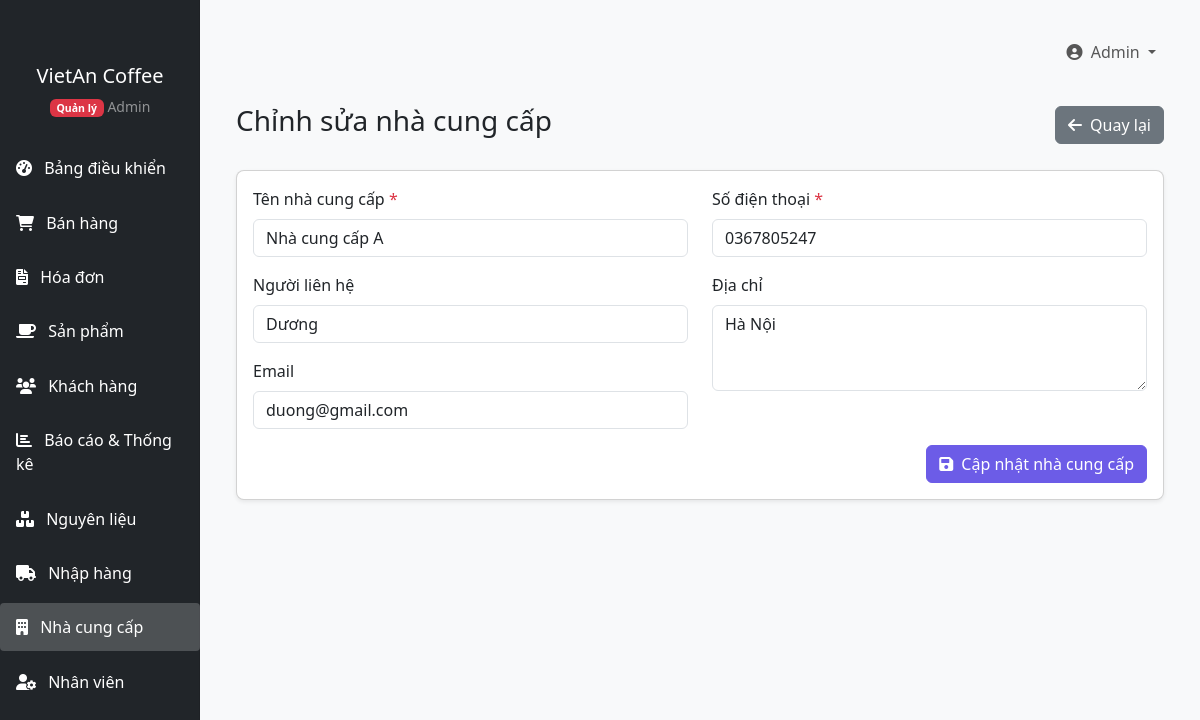
Screenshot of /QuanLyCafe/index.php?page=suppliers&action=edit&id=1 (signed in) with the database file from the repository.
### tables this page shows
CREATE TABLE `suppliers` (
  `id` int(11) NOT NULL,
  `name` varchar(100) NOT NULL,
  `email` varchar(100) DEFAULT NULL,
  `phone` varchar(20) DEFAULT NULL,
  `address` text DEFAULT NULL,
  `contact_person` varchar(100) DEFAULT NULL,
  `created_at` timestamp NOT NULL DEFAULT current_timestamp(),
  `updated_at` timestamp NOT NULL DEFAULT current_timestamp() ON UPDATE current_timestamp()
);

### QuanLyCafe/models/Supplier.php (called while the page is built, shortened)
<?php
class Supplier {
    private $conn;
    public function __construct($db) {
        $this->conn = $db;
    }
    public function getById($id) {
        $query = "SELECT * FROM suppliers WHERE id = ?";
        $stmt = $this->conn->prepare($query);
        $stmt->bind_param("i", $id);
        $stmt->execute();
        $result = $stmt->get_result();
        if ($result->num_rows === 1) {
            $row = $result->fetch_assoc();
            $this->id = $row['id'];
            $this->name = $row['name'];
            $this->contact_person = $row['contact_person'];
            $this->email = $row['email'];
            $this->phone = $row['phone'];
            $this->address = $row['address'];
            return true;
        }
        return false;
    }
}

### QuanLyCafe/views/suppliers/edit.php (the view, shortened to what this page needs)
<?php include 'includes/header.php'; ?>
<div class="container-fluid">
    <div class="d-flex justify-content-between align-items-center mb-4">
        <h1 class="h3">Chỉnh sửa nhà cung cấp</h1>
        <a href="index.php?page=suppliers" class="btn btn-secondary">
            <i class="fas fa-arrow-left me-1"></i> Quay lại
        </a>
    </div>
    <div class="card">
        <div class="card-body">
            <form method="POST" action="index.php?page=suppliers&action=edit&id=<?php echo $supplier->id; ?>">
                <div class="row">
                    <div class="col-md-6">
                        <div class="mb-3">
                            <label for="name" class="form-label">Tên nhà cung cấp <span class="text-danger">*</span></label>
                            <input type="text" class="form-control" id="name" name="name" value="<?php echo $supplier->name; ?>" required>
                        </div>
                        <div class="mb-3">
                            <label for="contact_person" class="form-label">Người liên hệ</label>
                            <input type="text" class="form-control" id="contact_person" name="contact_person" value="<?php echo $supplier->contact_person; ?>">
                        </div>
                        <div class="mb-3">
                            <label for="email" class="form-label">Email</label>
                            <input type="email" class="form-control" id="email" name="email" value="<?php echo $supplier->email; ?>">
                        </div>
                    </div>
                    <div class="col-md-6">
                        <div class="mb-3">
                            <label for="phone" class="form-label">Số điện thoại <span class="text-danger">*</span></label>
                            <input type="text" class="form-control" id="phone" name="phone" value="<?php echo $supplier->phone; ?>" required>
                        </div>
                        <div class="mb-3">
                            <label for="address" class="form-label">Địa chỉ</label>
                            <textarea class="form-control" id="address" name="address" rows="3"><?php echo $supplier->address; ?></textarea>
                        </div>
                    </div>
                </div>
                <div class="text-end">
                    <button type="submit" class="btn btn-primary">
                        <i class="fas fa-save me-1"></i> Cập nhật nhà cung cấp
                    </button>
                </div>
            </form>
        </div>
    </div>
</div>
<?php include 'includes/footer.php'; ?>

### QuanLyCafe/assets/css/style.css (style rules this page uses)
body { font-family: 'Segoe UI', Tahoma, Geneva, Verdana, sans-serif; background-color: #f8f9fa; }
.card { border-radius: 0.5rem; box-shadow: 0 0.125rem 0.25rem rgba(0, 0, 0, 0.075); margin-bottom: 1.5rem; }
.btn-primary { background-color: #6c5ce7; border-color: #6c5ce7; }

### rows the page displays
suppliers: name "Nhà cung cấp A", contact_person "Dương", email "duong@gmail.com", phone "0367805247", address "Hà Nội"

### other values shown
getCurrentUserName() "Admin"
